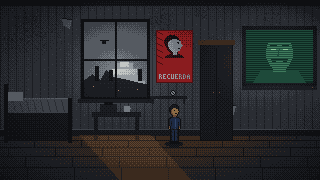

This chart was generated by the following Python code:
"""Prueba de arte: el piso del protagonista (320x180), generado por código.

Uso: python3 art/pruebas/piso.py
Salida: art/pruebas/piso.png (1x) y art/pruebas/piso@4x.png (vista previa)
"""
import random
from pathlib import Path
from PIL import Image, ImageDraw

W, H = 320, 180
OUT = Path(__file__).parent
random.seed(1984)

# --- Paleta del juego (prueba) -------------------------------------------
PAL = [
    "#0e0f12", "#1b1d22", "#2a2d33", "#3c4047", "#555a61", "#737980",  # 0-5 grises Partido
    "#969ca1", "#c2c6c4", "#e6e4dc",                                    # 6-8 claros / ministerios
    "#0f2a22", "#1e4a3a", "#3f7a5c", "#8fc79a",                         # 9-12 telepantalla
    "#4a0f12", "#8a1c1f", "#c8342c",                                    # 13-15 rojo propaganda
    "#1d2a44", "#2f4468", "#4b6694",                                    # 16-18 mono azul
    "#3b2a1e", "#5e4430", "#8a6a45", "#c19a62",                         # 19-22 ocres prole
    "#6e4a3a", "#a77b62", "#d6aa8a",                                    # 23-25 piel
    "#e8c96a",                                                          # 26 luz cálida
]
RGB = [tuple(int(h[i:i + 2], 16) for i in (1, 3, 5)) for h in PAL]
C = lambda i: RGB[i]

img = Image.new("RGB", (W, H), C(3))
d = ImageDraw.Draw(img)

# --- Pared con papel pintado ----------------------------------------------
WALL_BOTTOM = 134
d.rectangle([0, 0, W, WALL_BOTTOM], fill=C(4))
for x in range(0, W, 8):
    d.line([x, 0, x, WALL_BOTTOM], fill=C(3))
    for y in range(4, WALL_BOTTOM, 10):
        d.point((x + 4, y + (x // 8) % 2 * 5), fill=C(5))
# manchas de humedad
for _ in range(14):
    cx, cy, r = random.randint(0, W), random.randint(0, 60), random.randint(4, 14)
    for _ in range(r * 6):
        px, py = cx + random.randint(-r, r), cy + random.randint(0, r * 2)
        if 0 <= px < W and 0 <= py < WALL_BOTTOM:
            img.putpixel((px, py), C(3))
# papel despegado
for (x0, y0) in [(62, 18), (226, 104), (12, 96)]:
    d.polygon([(x0, y0), (x0 + 9, y0 + 1), (x0 + 7, y0 + 10), (x0 + 1, y0 + 7)], fill=C(6))
    d.line([(x0, y0), (x0 + 9, y0 + 1)], fill=C(2))
# moldura superior y zócalo
d.rectangle([0, 0, W, 5], fill=C(2))
d.rectangle([0, WALL_BOTTOM - 4, W, WALL_BOTTOM], fill=C(2))
d.line([0, WALL_BOTTOM - 5, W, WALL_BOTTOM - 5], fill=C(5))

# --- Suelo de tablones ------------------------------------------------------
d.rectangle([0, WALL_BOTTOM + 1, W, H], fill=C(20))
y = WALL_BOTTOM + 1
h = 5
while y < H:
    d.line([0, y, W, y], fill=C(19))
    off = random.randint(0, 40)
    for x in range(off, W, 47):
        d.line([x, y, x, y + h], fill=C(19))
    y += h
    h += 2

# --- Ventana con vista a la ciudad ------------------------------------------
WX0, WY0, WX1, WY1 = 84, 22, 146, 96
# cielo con degradado (se dithera al cuantizar)
for yy in range(WY0, WY1):
    t = (yy - WY0) / (WY1 - WY0)
    col = tuple(int(C(5)[k] * (1 - t) + C(6)[k] * t) for k in range(3))
    d.line([WX0, yy, WX1, yy], fill=col)
# pirámide escalonada del Minipax
px, pbase = 124, 86
for i, (w2, hh) in enumerate([(20, 6), (16, 6), (12, 6), (8, 6), (4, 5)]):
    top = pbase - (i + 1) * hh
    d.rectangle([px - w2, top, px + w2, top + hh], fill=C(8) if i % 2 == 0 else C(7))
    d.line([px - w2, top, px + w2, top], fill=C(6))
# tejados y chimeneas
roof = [(WX0, 80), (92, 74), (100, 80), (106, 70), (112, 76), (WX1, 84), (WX1, WY1), (WX0, WY1)]
d.polygon(roof, fill=C(2))
for cx in (95, 109, 138):
    d.rectangle([cx, 66 + (cx % 5), cx + 3, 80], fill=C(1))
# luces de ventanas lejanas (pocas)
for (lx, ly) in [(93, 86), (118, 90), (137, 89)]:
    d.point((lx, ly), fill=C(26))
# helicóptero de patrulla
d.line([(100, 40), (108, 40)], fill=C(1))
d.rectangle([102, 41, 105, 43], fill=C(1))
# marco y cruz
d.rectangle([WX0 - 3, WY0 - 3, WX1 + 3, WY1 + 3], outline=C(1), width=3)
d.line([(WX0 + WX1) // 2, WY0, (WX0 + WX1) // 2, WY1], fill=C(1), width=2)
d.line([WX0, (WY0 + WY1) // 2, WX1, (WY0 + WY1) // 2], fill=C(1), width=2)
d.rectangle([WX0 - 6, WY1 + 3, WX1 + 6, WY1 + 6], fill=C(2))  # alféizar

# --- Cama -------------------------------------------------------------------
d.rectangle([6, 104, 70, 140], fill=C(2))             # bastidor
d.rectangle([8, 98, 68, 112], fill=C(5))              # colchón/manta
d.line([8, 98, 68, 98], fill=C(6))
for x in range(12, 66, 7):
    d.line([x, 100, x + 3, 111], fill=C(4))           # arrugas
d.rectangle([8, 92, 22, 100], fill=C(7))              # almohada
d.rectangle([4, 84, 7, 142], fill=C(1))               # cabecero
d.rectangle([68, 98, 71, 142], fill=C(1))

# --- Mesa con hornillo y taza ------------------------------------------------
d.rectangle([92, 112, 140, 116], fill=C(19))
d.rectangle([94, 116, 97, 140], fill=C(19))
d.rectangle([135, 116, 138, 140], fill=C(19))
d.rectangle([100, 104, 116, 111], fill=C(2))          # hornillo
d.rectangle([104, 102, 112, 104], fill=C(1))
d.rectangle([124, 106, 129, 111], fill=C(7))          # taza
d.point((130, 108), fill=C(7))

# --- Cartel de Ivy ----------------------------------------------------------
PX0, PY0, PX1, PY1 = 156, 30, 192, 82
d.rectangle([PX0, PY0, PX1, PY1], fill=C(15))
d.rectangle([PX0, PY0, PX1, PY1], outline=C(14))
# perfil heroico (dibujado a mano, impresión a dos tintas)
IVY = [
    "......rrrrrr..........",
    "....rrrrrrrrrr........",
    "...rrrrrrrrrrrr.......",
    "..rrrrrrrrrrrrrr......",
    "..rrrrrrrcccccrr......",
    ".rrrrrrcccccccccr.....",
    ".rrrrrcccccccccccc....",
    ".rrrrcccccccccrrcc....",
    ".rrrrccccccccccrcc....",
    "..rrrcccccccccccccc...",
    "..rrrccccccccccccccc..",
    "...rrcccccccccccccc...",
    "...rrrcccccccccccc....",
    "....rrcccccccccrrc....",
    "....rrrcccccccccc.....",
    ".....rrrccccccccc.....",
    "......rrrcccccc.......",
    ".......rrrccccr.......",
    "........rrccccr.......",
    "......rrrrccccrrr.....",
    "....rrrrrrrrrrrrrrr...",
    "..rrrrrrrrrrrrrrrrrr..",
    "..rrrrrrrrrrrrrrrrrrr.",
]
for r, row in enumerate(IVY):
    for c, ch in enumerate(row):
        if ch != ".":
            img.putpixel((PX0 + 7 + c, PY0 + 5 + r), C(8) if ch == "c" else C(13))
# rayos de propaganda detrás
for k in range(0, 36, 6):
    d.line([(PX0 + 1, PY0 + 1 + k), (PX0 + 6, PY0 + 4 + k)], fill=C(14))

# Fuente 3x5 mínima para el rótulo
FONT = {
    "R": ["110", "101", "110", "101", "101"], "E": ["111", "100", "110", "100", "111"],
    "C": ["011", "100", "100", "100", "011"], "U": ["101", "101", "101", "101", "111"],
    "D": ["110", "101", "101", "101", "110"], "A": ["010", "101", "111", "101", "101"],
}
def text(x, y, s, col):
    for ch in s:
        for r, row in enumerate(FONT[ch]):
            for c, bit in enumerate(row):
                if bit == "1":
                    img.putpixel((x + c, y + r), col)
        x += 4
text(PX0 + 3, PY1 - 8, "RECUERDA", C(8))

# --- Armario (el ángulo muerto queda entre el cartel y el armario) -----------
d.rectangle([200, 44, 232, 140], fill=C(19))
d.rectangle([200, 44, 232, 140], outline=C(0))
d.line([216, 48, 216, 136], fill=C(0))
d.point((213, 92), fill=C(22))
d.point((219, 92), fill=C(22))
d.rectangle([198, 40, 234, 44], fill=C(20))

# --- Estantería con el reloj de Ivy ------------------------------------------
d.rectangle([150, 96, 186, 98], fill=C(19))
d.rectangle([152, 99, 153, 103], fill=C(19))
d.rectangle([183, 99, 184, 103], fill=C(19))
d.ellipse([170, 90, 175, 95], fill=C(7), outline=C(1))   # reloj
d.point((172, 92), fill=C(0))
d.point((173, 93), fill=C(0))

# --- Telepantalla -----------------------------------------------------------
TX0, TY0, TX1, TY1 = 246, 30, 312, 82
d.rectangle([TX0 - 4, TY0 - 4, TX1 + 4, TY1 + 4], fill=C(1))
d.rectangle([TX0, TY0, TX1, TY1], fill=C(9))
# el rostro del Gran Hermano
cx = (TX0 + TX1) // 2
d.polygon([(cx - 26, TY1), (cx - 18, TY1 - 12), (cx + 18, TY1 - 12), (cx + 26, TY1)], fill=C(10))  # hombros
d.rectangle([cx - 6, TY1 - 16, cx + 6, TY1 - 10], fill=C(11))                    # cuello
d.ellipse([cx - 13, TY0 + 5, cx + 13, TY1 - 12], fill=C(11))                     # cara
d.pieslice([cx - 14, TY0 + 2, cx + 14, TY0 + 22], 180, 360, fill=C(9))           # pelo
d.rectangle([cx - 9, TY0 + 15, cx - 3, TY0 + 16], fill=C(9))                     # cejas
d.rectangle([cx + 3, TY0 + 15, cx + 9, TY0 + 16], fill=C(9))
d.rectangle([cx - 8, TY0 + 18, cx - 4, TY0 + 19], fill=C(12))                    # ojos que miran
d.rectangle([cx + 4, TY0 + 18, cx + 8, TY0 + 19], fill=C(12))
d.point((cx - 6, TY0 + 18), fill=C(9)); d.point((cx + 6, TY0 + 18), fill=C(9))
d.line([(cx, TY0 + 19), (cx - 2, TY0 + 25), (cx + 1, TY0 + 26)], fill=C(10))     # nariz
d.polygon([(cx - 9, TY0 + 28), (cx + 9, TY0 + 28), (cx + 7, TY0 + 32), (cx, TY0 + 30), (cx - 7, TY0 + 32)], fill=C(9))  # bigote
for yy in range(TY0, TY1, 2):                                    # líneas de barrido
    d.line([TX0, yy, TX1, yy], fill=C(10))
d.rectangle([TX0 - 4, TY1 + 4, TX1 + 4, TY1 + 7], fill=C(2))     # rejilla
d.point((TX1, TY1 + 5), fill=C(15))                              # piloto rojo

# --- Protagonista (sprite dibujado a mano, 16x40) ----------------------------
SPRITE = [
    "......kkkk......",
    ".....khhhhkk....",
    "....khhhhhhhk...",
    "...khhhhhhhhk...",
    "...khhhSSShhk...",
    "...khhSSSSSSk...",
    "...khdSSkSSSk...",
    "...kkdSSSSSSSk..",
    "....kdSSSSSSk...",
    "....kddSSkkSk...",
    ".....kdSSSSk....",
    "......kddddk....",
    "......kdddk.....",
    "....kknnbbnkk...",
    "...knbbbbbbbbk..",
    "..knbbbbbBbbbbk.",
    "..knbbbbbBbbbbk.",
    "..knbnbbbBbbbbk.",
    "..knbnbbbBbbnbk.",
    "..knbnbbbBbbnbk.",
    "..knbnbbbBbbnbk.",
    "..knbnbbbBbbnbk.",
    "..kdnbbbbBbbndk.",
    "..kdkbbbbBbbkdk.",
    "..kSkbbbbBbbkSk.",
    "...kknnnnnnnkk..",
    "....knbbbbbnk...",
    "....knbbkbbnk...",
    "....knbbkbbnk...",
    "....knbbkbbnk...",
    "....knbbkbbnk...",
    "....knbbkbbnk...",
    "....knbbkbbnk...",
    "....knbbkbbnk...",
    "....knbbkbbnk...",
    "....knbbkbbnk...",
    "....knbbkbbnk...",
    "....kwwwkwwwk...",
    "....kwwwkwwwwk..",
    "....kkkkkkkkkk..",
]
SPR_COL = {"k": 0, "h": 19, "S": 25, "s": 24, "d": 24, "n": 16, "b": 17, "B": 18, "w": 1}
SX, SY = 166, 104
# sombra en el suelo
d.ellipse([SX - 1, SY + 37, SX + 16, SY + 42], fill=C(19))
sprite_mask = []
for r, row in enumerate(SPRITE):
    for c, ch in enumerate(row[:16]):
        if ch in SPR_COL:
            img.putpixel((SX + c, SY + r), C(SPR_COL[ch]))
            sprite_mask.append((SX + c, SY + r))

# --- Iluminación ------------------------------------------------------------
def lerp(a, b, t):
    return a + (b - a) * t

light = Image.new("RGB", (W, H))
lp = light.load()
for yy in range(H):
    for xx in range(W):
        amb = 0.62
        # haz de la ventana sobre el suelo (paralelogramo)
        if yy > WALL_BOTTOM:
            sx0 = WX0 + (yy - WALL_BOTTOM) * 0.9 - 6
            if sx0 < xx < sx0 + (WX1 - WX0) + 10:
                amb += 0.28
        # resplandor de la ventana en la pared
        dx, dy = xx - (WX0 + WX1) / 2, yy - (WY0 + WY1) / 2
        amb += max(0, 0.25 - (dx * dx + dy * dy) ** 0.5 / 260)
        # viñeta
        vx, vy = (xx - W / 2) / (W / 2), (yy - H / 2) / (H / 2)
        amb -= 0.18 * (vx * vx + vy * vy)
        # resplandor verde de la telepantalla
        gx, gy = xx - (TX0 + TX1) / 2, yy - (TY0 + TY1) / 2
        g = max(0, 0.55 - (gx * gx * 0.6 + gy * gy) ** 0.5 / 110)
        lp[xx, yy] = (int(amb * 255), int(g * 255), 0)

base = img.load()
out = Image.new("RGB", (W, H))
op = out.load()
GLOW = C(11)
for yy in range(H):
    for xx in range(W):
        r, g, b = base[xx, yy]
        amb, glow, _ = lp[xx, yy]
        a, gl = amb / 255, glow / 255
        if TX0 <= xx <= TX1 and TY0 <= yy <= TY1:  # la pantalla emite, no recibe
            a, gl = 1.05, 0.0
        op[xx, yy] = (
            int(min(255, r * a + GLOW[0] * gl * 0.5)),
            int(min(255, g * a + GLOW[1] * gl * 0.5)),
            int(min(255, b * a + GLOW[2] * gl * 0.5)),
        )

# --- Cuantización a la paleta con dithering ordenado (Bayer 4x4) ------------
BAYER = [[0, 8, 2, 10], [12, 4, 14, 6], [3, 11, 1, 9], [15, 7, 13, 5]]
def nearest(rgb):
    return min(RGB, key=lambda p: (p[0] - rgb[0]) ** 2 * 3 + (p[1] - rgb[1]) ** 2 * 4 + (p[2] - rgb[2]) ** 2 * 2)

final = Image.new("RGB", (W, H))
fp = final.load()
cache = {}
for yy in range(H):
    for xx in range(W):
        t = (BAYER[yy % 4][xx % 4] / 16 - 0.5) * 12
        r, g, b = op[xx, yy]
        key = (int(r + t) // 2, int(g + t) // 2, int(b + t) // 2)
        if key not in cache:
            cache[key] = nearest((key[0] * 2, key[1] * 2, key[2] * 2))
        fp[xx, yy] = cache[key]

final.save(OUT / "piso.png")
final.resize((W * 4, H * 4), Image.NEAREST).save(OUT / "piso@4x.png")
print("ok", OUT / "piso@4x.png")
